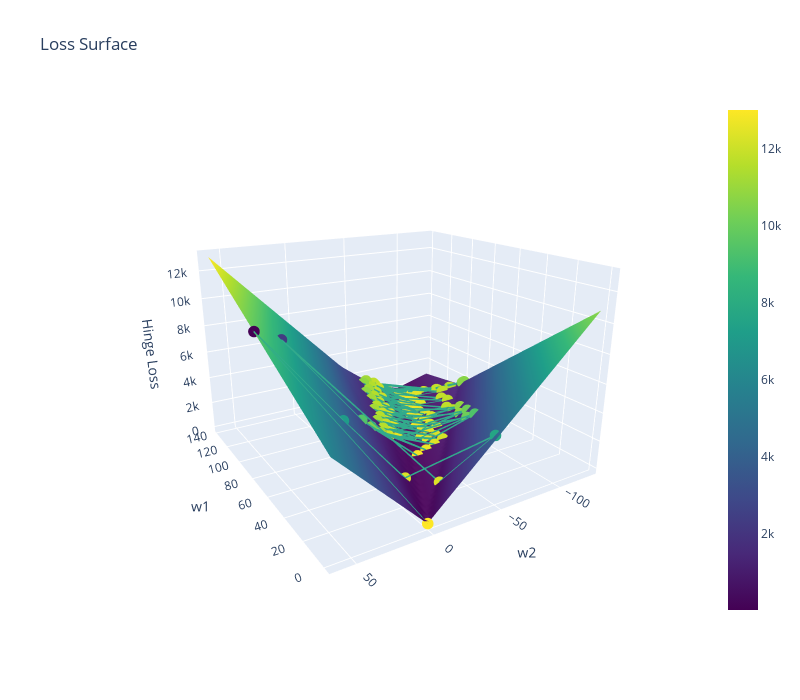

Source (notebook cell):
### Code cell
w1_history, w2_history = zip(*p.w_history)
loss_plot_3d_with_trace(w1_history, w2_history, hinge_loss, X, y)

### Figure 1 — Plotly figure (JSON) as saved in the notebook; plotly's stock layout.template omitted (floating-point values rounded to 4 significant figures; data arrays with more than 128 entries replaced by an {"elided": "..."} marker saying what was removed)
{"data": [{"colorscale": [[0, "#440154"], [0.1111, "#482878"], [0.2222, "#3e4989"], [0.3333, "#31688e"], [0.4444, "#26828e"], [0.5556, "#1f9e89"], [0.6667, "#35b779"], [0.7778, "#6ece58"], [0.8889, "#b5de2b"], [1, "#fde725"]], "type": "surface", "x": [-0.1, 2.719, 5.539, 8.358, 11.18, 14.0, 16.82, 19.64, 22.46, 25.27, 28.09, 30.91, 33.73, 36.55, 39.37, 42.19, 45.01, 47.83, 50.65, 53.47, 56.29, 59.11, 61.93, 64.75, 67.57, 70.38, 73.2, 76.02, 78.84, 81.66, 84.48, 87.3, 90.12, 92.94, 95.76, 98.58, 101.4, 104.2, 107.0, 109.9, 112.7, 115.5, 118.3, 121.1, 124.0, 126.8, 129.6, 132.4, 135.2, 138.1], "y": [-128.1, -124.3, -120.4, -116.6, -112.7, -108.9, -105.1, -101.2, -97.37, -93.53, -89.69, -85.85, -82.01, -78.17, -74.33, -70.49, -66.65, -62.81, -58.97, -55.12, -51.28, -47.44, -43.6, -39.76, -35.92, -32.08, -28.24, -24.4, -20.56, -16.72, -12.88, -9.035, -5.194, -1.353, 2.488, 6.329, 10.17, 14.01, 17.85, 21.69, 25.53, 29.37, 33.21, 37.06, 40.9, 44.74, 48.58, 52.42, 56.26, 60.1], "z": {"elided": "50x50 float values"}}, {"line": {"color": "rgb(50,170, 140)", "width": 3}, "marker": {"color": {"elided": "140 float values"}, "colorscale": [[0, "#440154"], [0.1111, "#482878"], [0.2222, "#3e4989"], [0.3333, "#31688e"], [0.4444, "#26828e"], [0.5556, "#1f9e89"], [0.6667, "#35b779"], [0.7778, "#6ece58"], [0.8889, "#b5de2b"], [1, "#fde725"]], "size": 4}, "type": "scatter3d", "x": {"elided": "140 float values"}, "y": {"elided": "140 int values"}, "z": {"elided": "140 float values"}}], "layout": {"autosize": true, "height": 700, "scene": {"aspectmode": "manual", "aspectratio": {"x": 1, "y": 1, "z": 0.7}, "camera": {"eye": {"x": -1.743, "y": 1.071, "z": 0.71}, "up": {"x": 0, "y": 0, "z": 1}}, "xaxis": {"gridcolor": "rgb(255, 255, 255)", "showbackground": true, "title": {"text": "w1"}, "zerolinecolor": "rgb(255, 255, 255)"}, "yaxis": {"gridcolor": "rgb(255, 255, 255)", "showbackground": true, "title": {"text": "w2"}, "zerolinecolor": "rgb(255, 255, 255)"}, "zaxis": {"gridcolor": "rgb(255, 255, 255)", "showbackground": true, "title": {"text": "Hinge Loss"}, "zerolinecolor": "rgb(255, 255, 255)"}}, "title": {"text": "Loss Surface"}, "width": 800}}
